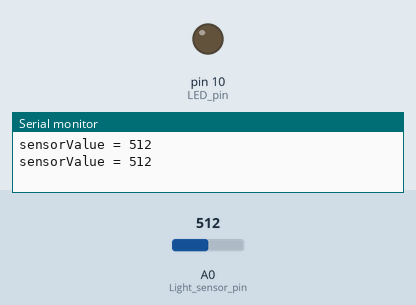
Simulated run of this sketch. Board: Arduino Uno, built with avr-gcc and run on an emulated ATmega328P. On the bench: output pins drawn as LEDs (lit = HIGH), the last lines printed to the serial monitor. Inputs (shaded band) come from the test bench; at power-on: A0 (Light_sensor_pin) = 512.

Above: at 1.8 s.
1.9 s: A0 (Light_sensor_pin) set to 682
3.4 s: A0 (Light_sensor_pin) set to 716
At 4.8 s:
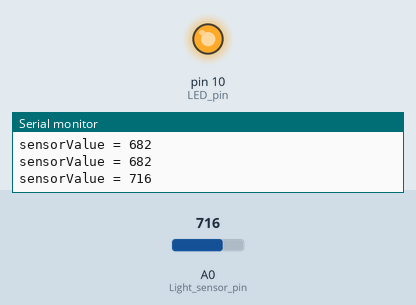
7.5 s: A0 (Light_sensor_pin) set to 690
At 8.3 s:
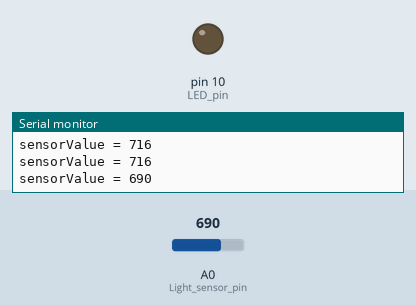
9.5 s: A0 (Light_sensor_pin) set to 710
At 10.8 s:
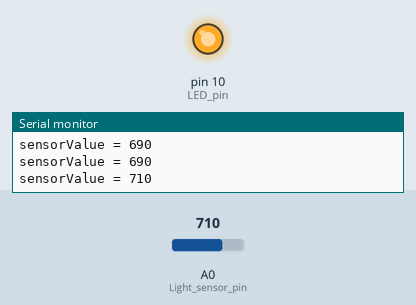
Timing chart, 0 to 12.5 s (numbered marks = the images above; inputs shaded):
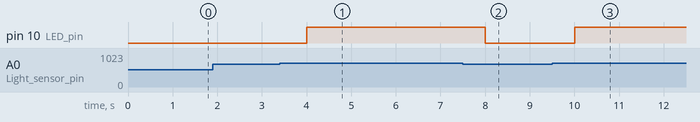

The sketch:

LightSensor_plus_LED_bigBLUE_.ino
```cpp
//const int Motor_pin = 9;
const int LED_pin = 10;
const int Light_sensor_pin = 14;//pin腳的A0 = 14

void setup() {
  Serial.begin(9600);
  pinMode(Light_sensor_pin,INPUT);
  pinMode(LED_pin,OUTPUT);
//  analogWrite(Motor_pin,0);
  digitalWrite(LED_pin,LOW);


}

void loop() {
  int sensorValue,MotorValue;

  sensorValue = analogRead(Light_sensor_pin);
  Serial.print("sensorValue = ");
  Serial.println(sensorValue);
  if(sensorValue > 700){
    digitalWrite(LED_pin,HIGH);
  };


//    MotorValue =sensorValue/7;
//    analogWrite(Motor_pin,MotorValue);
//    Serial.print("MotorValue = ");
//    Serial.println(MotorValue);
    delay(1000);
    digitalWrite(LED_pin,LOW);
}
```

Measured:
- the behaviour switches between 700 and 701 on A0 (Light_sensor_pin) (found by bisection; images 0 and 1)
- after the input at 3.4 s, pin 10 (LED_pin): LOW → HIGH after 0.60 s
- after the input at 7.5 s, pin 10 (LED_pin): HIGH → LOW after 0.50 s
- after the input at 9.5 s, pin 10 (LED_pin): LOW → HIGH after 0.50 s
